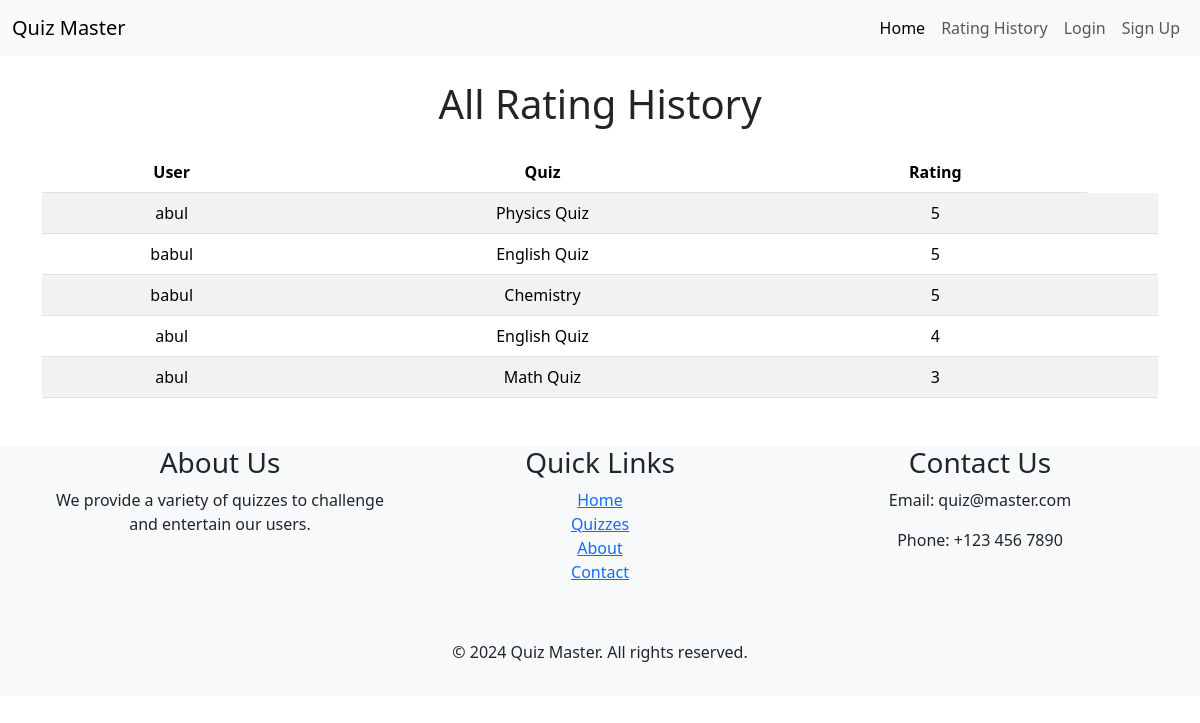
Screenshot of /rating_history/ with the database file from the repository.
### quizzes/models.py (models this page shows, shortened)
class QuizRating(models.Model):
    user = models.ForeignKey(User, on_delete=models.CASCADE)
    quiz = models.ForeignKey(Quiz, on_delete=models.CASCADE)
    rating = models.PositiveIntegerField(choices=RATING_RANGE)

class Quiz(models.Model):
    title = models.CharField(max_length=255)
    description = models.TextField()
    category = models.ForeignKey(Category, on_delete=models.CASCADE)
    has_time_limit = models.BooleanField(default=False)
    created_at = models.DateTimeField(auto_now_add=True, editable=False)
    updated_at = models.DateTimeField(auto_now=True)
    image = models.ImageField(upload_to='quizzes/media/uploads', null=True,
                              blank=True, help_text='Upload an image for the quiz')

### core/views.py (the view)
# urls.py: path('rating_history/', rating_history, name='rating_history'),
def rating_history(request):
    all_ratings = QuizRating.objects.all().order_by('-rating')
    context = {
        'all_ratings': all_ratings,
    }
    return render(request, 'rating_history.html', context)

### core/templates/rating_history.html (shortened to what this page needs)
{% extends 'base.html' %}
{% block content %}
<div class="container mt-4">
    {% if all_ratings %}
    <h1 class="text-center mb-4">All Rating History</h1>
    <table class="table table-striped table-hover text-center">
        <thead class="thead-dark">
            <tr>
                <th scope="col">User</th>
                <th scope="col">Quiz</th>
                <th scope="col">Rating</th>
            </tr>
        </thead>
        <tbody>
            {% for rating in all_ratings %}
            <tr>
                <td>{{ rating.user.username }}</td>
                <td>{{ rating.quiz.title }}</td>
                <td>{{ rating.rating }}</td>
                <td>
                </td>
            </tr>
            {% endfor %}
        </tbody>
    </table>
    {% else %}
    <p class="text-muted">No ratings available.</p>
    {% endif %}
</div>
{% endblock %}

### rows the page displays
QuizRating: user.username "abul", quiz "Physics Quiz", rating "5"
QuizRating: user.username "babul", quiz "English Quiz", rating "5"
QuizRating: user.username "babul", quiz "Chemistry", rating "5"
QuizRating: user.username "abul", quiz "English Quiz", rating "4"
QuizRating: user.username "abul", quiz "Math Quiz", rating "3"
